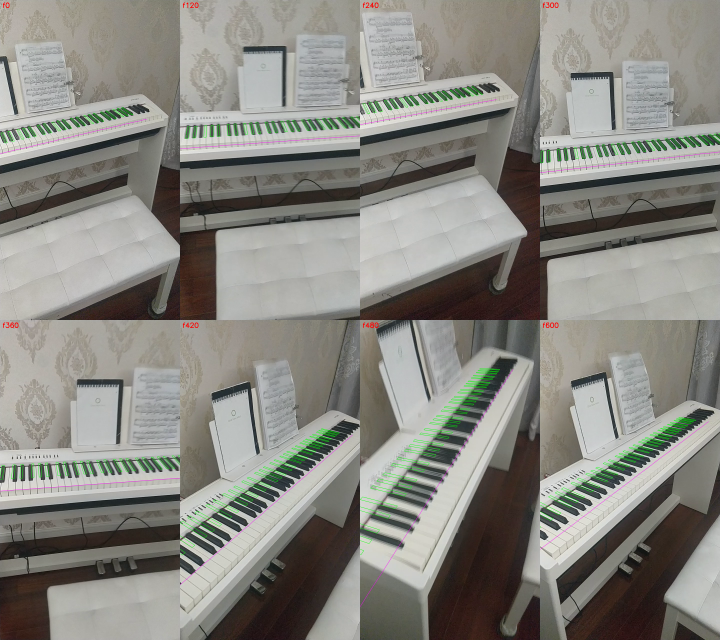
#> input picture CameraTrack/fig_overlay.png, 1440 x 1280 px (shown at 1/2 size)
$ python -i keys.py   (imports and definitions only)
#> lines starting #> are read from the running program, lines starting #| are printed output that depends on the picture; after the words box and inside, x2 and y2 are one past the last pixel; in counts of white or black regions, pixels touching at a corner belong together
#> further down, picture is the input picture: shape (1280, 1440, 3); mean B, G, R 128.4, 134.7, 135.7
"""Detect the piano's black keys in a frame and fit their arrangement.

A black key seen from above is a dark, elongated blob sitting inside a bright (white keys)
band. We threshold for dark, low-saturation pixels (the reddish floor is saturated, the
walls and keys are bright), keep blobs whose shape and size fit a key top, and then keep
the largest set of blobs whose centroids lie close to one line (the keyboard axis).
"""

import cv2
import numpy as np


def dark_mask(bgr):
	hsv = cv2.cvtColor(bgr, cv2.COLOR_BGR2HSV)
#> hsv: shape (1280, 1440, 3); mean H, S, V 37.9, 28.3, 138.2
	v = hsv[..., 2].astype(np.float32)
	s = hsv[..., 1]
	# much darker than the wide neighbourhood (the white keys around a black one); a wide blur
	# keeps whole key tops dark instead of only their edges
	blur = cv2.GaussianBlur(v, (0, 0), 25)
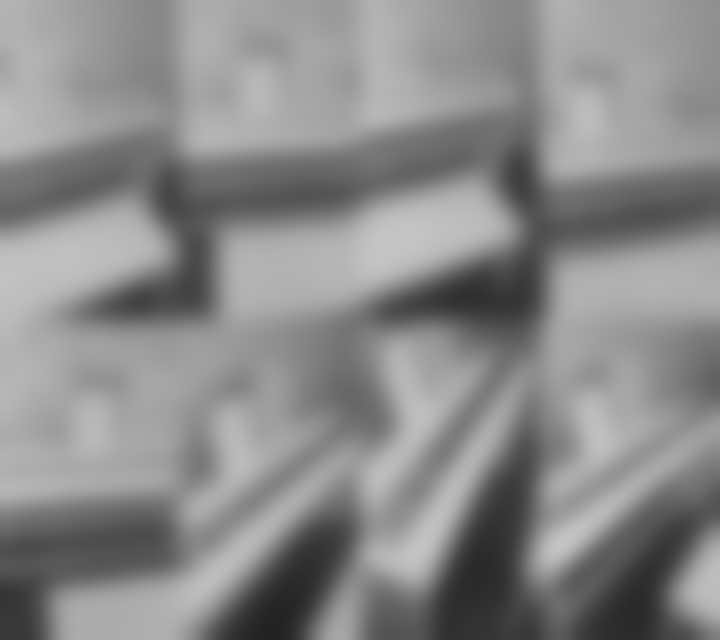
#> blur: shape (1280, 1440) float32 (shown at 1/2 size); min 34.83, max 196.3, mean 138.2
	m = ( v < 0.6 * blur ) & ( v < 120 ) & ( s < 90 )
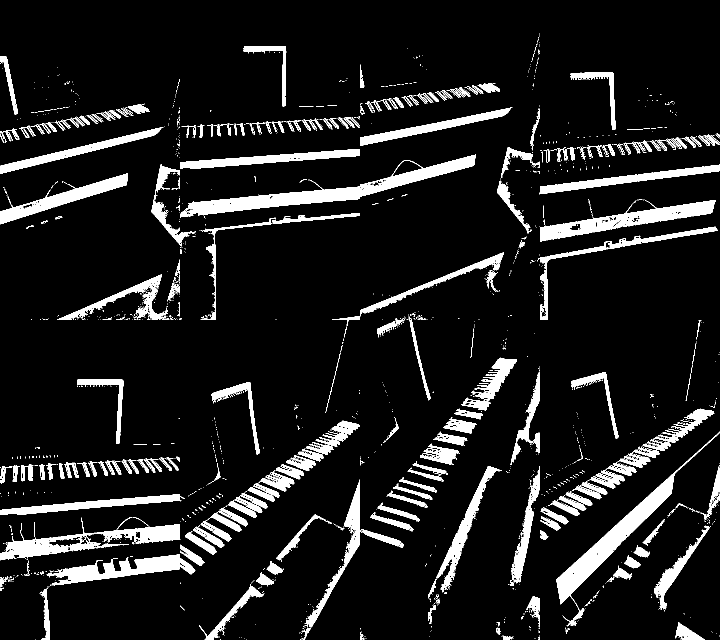
#> m: shape (1280, 1440) bool (shown at 1/2 size); 10.3% white; 2035 white regions (1693 under 20 px), largest, box (x1, y1, x2, y2) and area: (360, 309, 952, 435) 13860, (1112, 863, 1440, 1209) 11194, (1080, 400, 1431, 483) 8742
	m = m.astype(np.uint8) * 255
	# cut the thin dark line along the key backs that joins neighbouring keys
	m = cv2.morphologyEx(m, cv2.MORPH_OPEN, cv2.getStructuringElement(cv2.MORPH_ELLIPSE, (5, 5)))
#> m: shape (1280, 1440); 8.4% white; 242 white regions (26 under 20 px), largest, box (x1, y1, x2, y2) and area: (379, 310, 951, 432) 13155, (1113, 948, 1349, 1206) 10736, (1080, 400, 1431, 483) 8190
	return m


def split_components(m):
	"""Split touching keys: watershed on the distance transform, seeded by eroded cores."""
	dist = cv2.distanceTransform(m, cv2.DIST_L2, 3)
	core = (dist >= 2.0).astype(np.uint8)
#> core: shape (1280, 1440); values 0 (black) and 1 (white), 5.3% white; 375 white regions (201 under 20 px), largest, box (x1, y1, x2, y2) and area: (381, 312, 949, 430) 10424, (1115, 955, 1346, 1204) 9270, (1082, 402, 1429, 481) 5674
	n, markers = cv2.connectedComponents(core, connectivity=4)
#> markers: shape (1280, 1440) int32; 529 distinct labels, from 0 to 528
#> n = 529
	markers = markers + 1
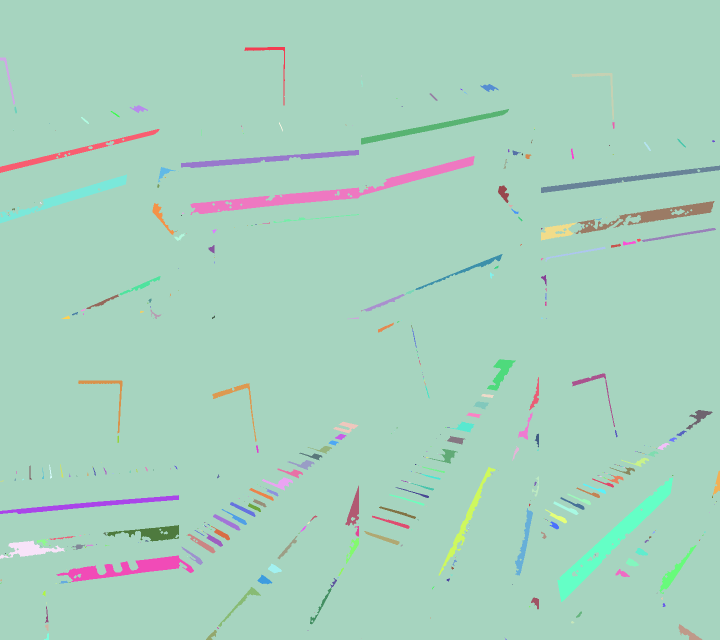
#> markers: shape (1280, 1440) int32 (shown at 1/2 size); 529 distinct labels, from 1 to 529; one colour per label, 0 black
	markers[(m > 0) & (core == 0)] = 0
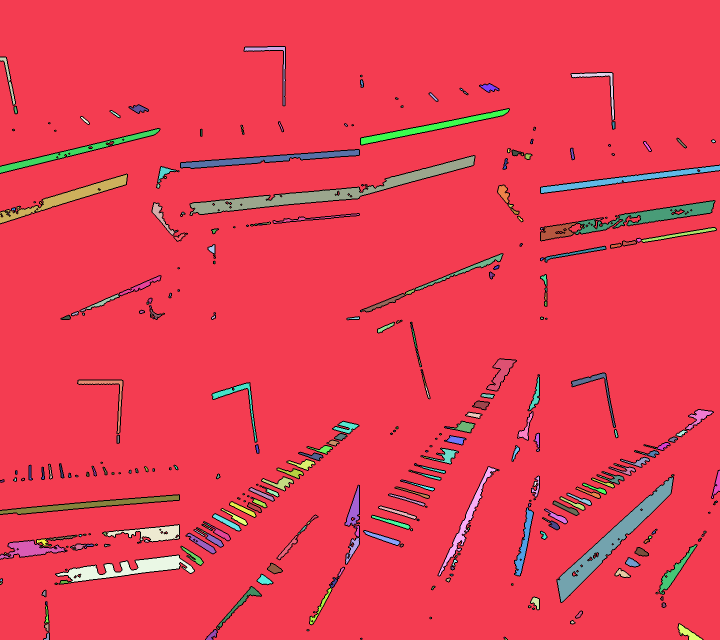
#> markers: shape (1280, 1440) int32 (shown at 1/2 size); 530 distinct labels, from 0 to 529; one colour per label, 0 black
	img = cv2.cvtColor(255 - cv2.normalize(dist, None, 0, 255, cv2.NORM_MINMAX).astype(np.uint8), cv2.COLOR_GRAY2BGR)
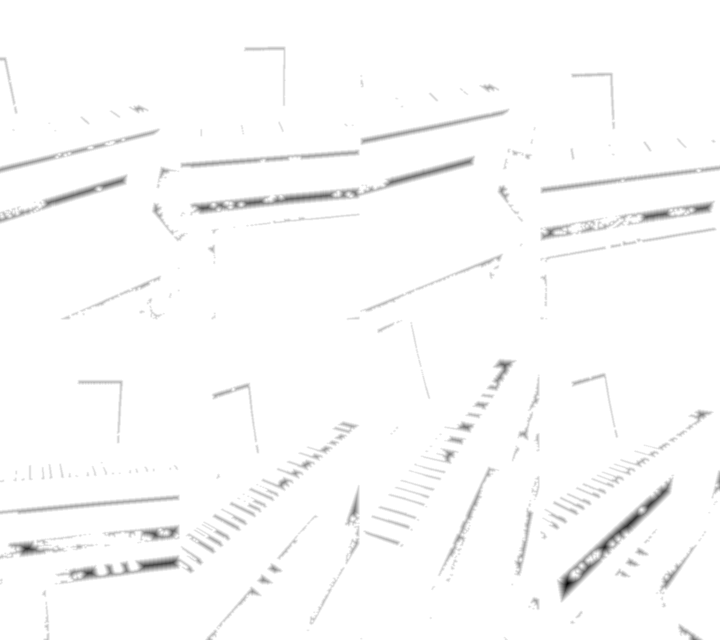
#> img: shape (1280, 1440, 3) (shown at 1/2 size); min 0, max 255, mean 251.1
	markers = cv2.watershed(img, markers.astype(np.int32))
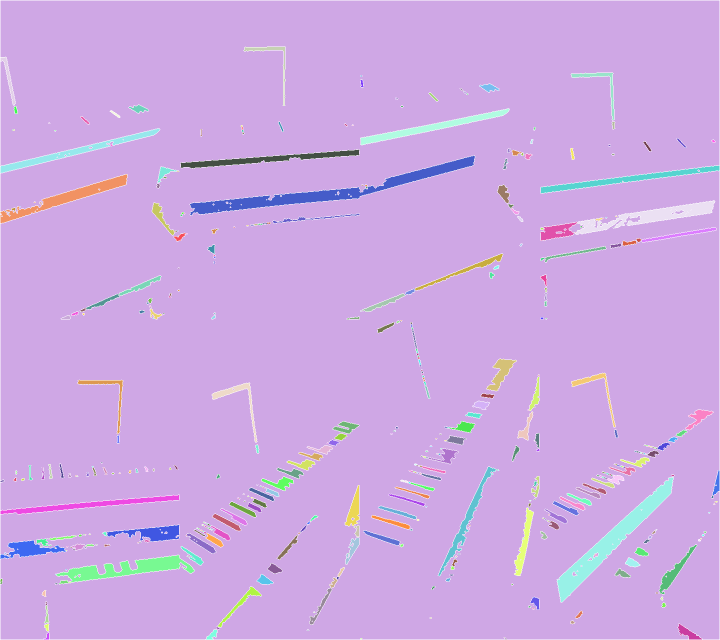
#> markers: shape (1280, 1440) int32 (shown at 1/2 size); 531 distinct labels, from -1 to 529; one colour per label, 0 black, -1 white
	lab = np.where(m > 0, markers - 1, 0)
	lab[lab < 0] = 0
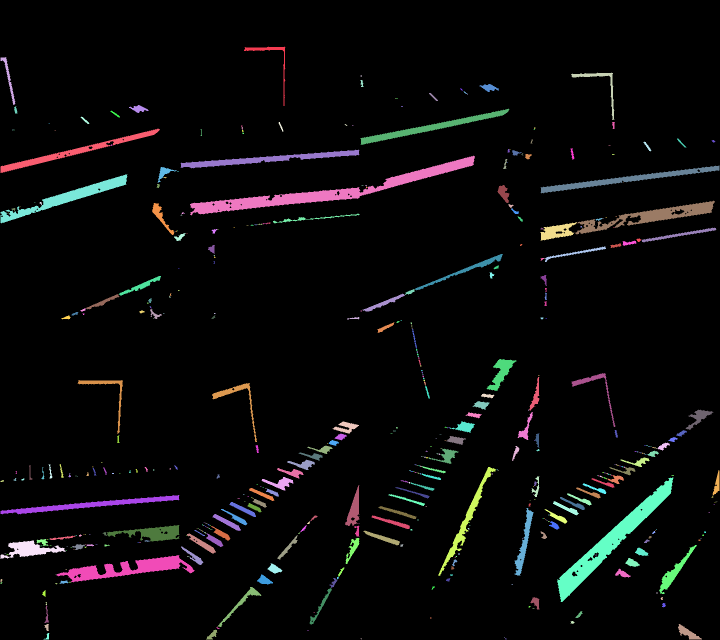
#> lab: shape (1280, 1440) int32 (shown at 1/2 size); 529 distinct labels, from 0 to 528; one colour per label, 0 black
	return lab


def key_blobs(bgr):
	m = dark_mask(bgr)
	lab = split_components(m)
	ids = np.unique(lab)
#> ids = 529 values from 0 to 528
	blobs = []
	for i in ids:
		if i == 0:
			continue
		ys, xs = np.nonzero(lab == i)
		area = len(xs)
		if area < 25 or area > 6000:
			continue
		pts = np.stack([xs, ys], 1).astype(np.float32)
		c = pts.mean(0)
		cov = np.cov((pts - c).T)
		ev, evec = np.linalg.eigh(cov)
		if ev[0] <= 0:
			continue
		elong = np.sqrt(ev[1] / ev[0])
		if elong < 1.6 or elong > 12:
			continue
		major = evec[:, 1]
		# fill ratio of the oriented bounding box: key tops are near-rectangular
		proj = (pts - c) @ evec
		ext = proj.max(0) - proj.min(0) + 1
		fill = area / (ext[0] * ext[1])
		if fill < 0.55:
			continue
		blobs.append(dict(c=c, major=major, length=ext[1], width=ext[0], area=area, pts=pts))
#> this loop made 529 passes
#> (area, c, cov, ev, evec, elong, ext, fill) on passes 2, 4, 6: (752, [541.6, 115.9], [[717, 481], [481, 1054.6]], [376, 1395.6], [[-0.816, 0.578], [0.578, 0.816]], 1.93, [71.95, 141.1], 0.0741), (878, [1199.4, 167.3], [[736.7, 435.9], [435.9, 733.3]], [299.1, 1170.9], [[0.706, -0.709], [-0.709, -0.706]], 1.98, [67.6, 125.4], 0.104), (55, [723.4, 166.6], [[1.81, 1.9], [1.9, 16.79]], [1.57, 17.03], [[-0.992, 0.124], [0.124, 0.992]], 3.3, [6.09, 14.52], 0.622)
#> after the loop, blobs = 79 items
	return blobs


def fit_keyboard(blobs, iters=400, tol=None, rng=None):
	"""RANSAC a line through blob centroids; keys are roughly parallel and of similar size."""
	if len(blobs) < 6:
		return None
	rng = rng or np.random.default_rng(0)
	C = np.array([b['c'] for b in blobs])
	W = np.array([b['width'] for b in blobs])
	best = None
	for _ in range(iters):
		i, j = rng.choice(len(blobs), 2, replace=False)
		d = C[j] - C[i]
		L = np.linalg.norm(d)
		if L < 20:
			continue
		d /= L
		nrm = np.array([-d[1], d[0]])
		dist = np.abs((C - C[i]) @ nrm)
		t = tol or 0.6 * np.median(W) + 6
		inl = np.nonzero(dist < t)[0]
		# keys are roughly perpendicular-ish to the axis (not along it)
		ok = [k for k in inl if abs(blobs[k]['major'] @ d) < 0.8]
		if best is None or len(ok) > len(best[0]):
			best = (ok, d)
	if best is None or len(best[0]) < 6:
		return None
	idx, d = best
	# refit the axis with a total least squares line
	P = C[idx]
	c = P.mean(0)
	_, _, vt = np.linalg.svd(P - c)
	d = vt[0]
	order = np.argsort((P - c) @ d)
	return dict(idx=[idx[k] for k in order], axis=d, centre=c)

>>> import cv2
>>> picture = cv2.imread('fig_overlay.png')
>>> result = key_blobs(picture)
#> result = 79 items
